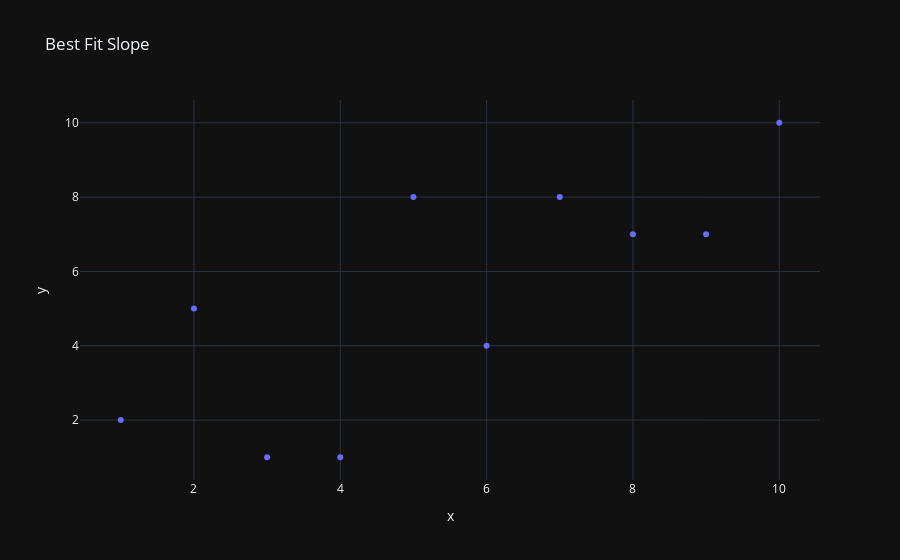

The notebook cell saved with this chart:
### Code cell
plot = px.scatter(x=xs, y=ys, title="Best Fit Slope", template="plotly_dark")
plot.show()

### Figure 1 — Plotly figure (JSON) as saved in the notebook; plotly's stock layout.template omitted (floating-point values rounded to 4 significant figures)
{"data": [{"hovertemplate": "x=%{x}<br>y=%{y}<extra></extra>", "legendgroup": "", "marker": {"color": "#636efa", "symbol": "circle"}, "mode": "markers", "name": "", "orientation": "v", "showlegend": false, "type": "scatter", "x": [1, 2, 3, 4, 5, 6, 7, 8, 9, 10], "xaxis": "x", "y": [2, 5, 1, 1, 8, 4, 8, 7, 7, 10], "yaxis": "y"}], "layout": {"legend": {"tracegroupgap": 0}, "title": {"text": "Best Fit Slope"}, "xaxis": {"anchor": "y", "domain": [0, 1], "title": {"text": "x"}}, "yaxis": {"anchor": "x", "domain": [0, 1], "title": {"text": "y"}}}}
